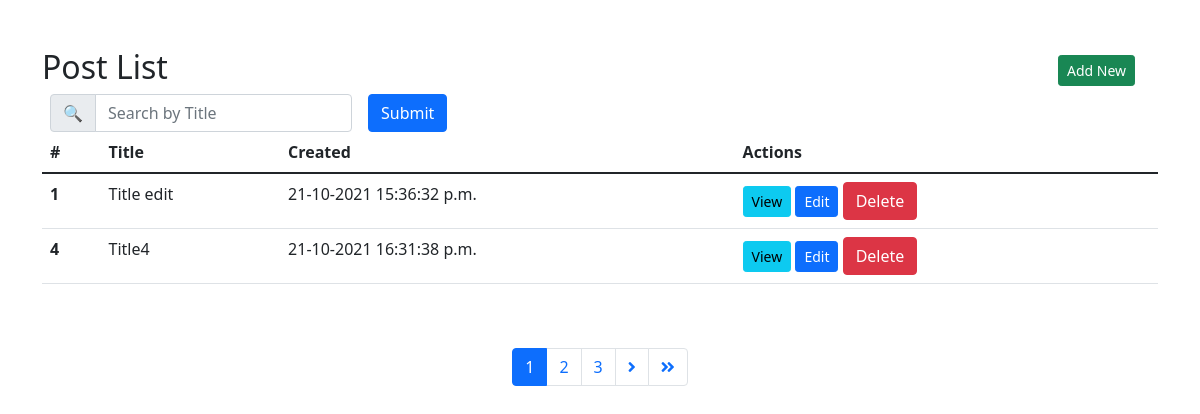
Before: / with the older database file.
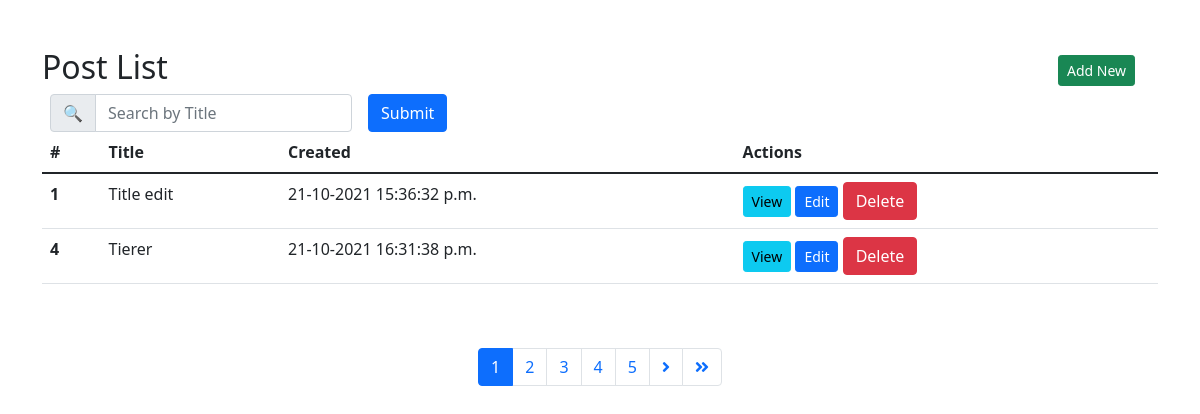
After: the same page with the newer database file.
### blog/models.py (models this page shows, shortened)
class Post(models.Model):
    title = models.CharField(max_length=100)
    description = models.TextField()
    is_active = models.BooleanField(default=False)
    created = models.DateTimeField(auto_now_add=True)
    updated = models.DateTimeField(auto_now=True)
    created_by = models.ForeignKey(
        User, on_delete=models.SET_NULL, related_name="posts", null=True,
        blank=True
    )

### blog/views.py (the view)
# urls.py: path('', post_list, name='post_list'),
def post_list(request):
    posts = Post.objects.filter(is_active=True)
    title = request.GET.get('title')
    if title is not None:
        posts = posts.filter(title__contains=title)
    page = request.GET.get('page', 1)
    paginator = Paginator(posts, 2)
    try:
        posts = paginator.page(page)
    except PageNotAnInteger:
        posts = paginator.page(1)
    except EmptyPage:
        posts = paginator.page(paginator.num_pages)
    context = {
        'posts': posts,
    }
    return render(request, 'list.html', context)

### templates/list.html (shortened to what this page needs)
{% extends 'base.html' %}
{% block body %}
<div class="container py-5">
    <div class="row">
        <div class="col">
            <h2>Post List
                <span class="float-right" style="display: inline-block;width: 100px;float: right;">
                    <a href="{% url 'post_create' %}" class="btn btn-success btn-sm">Add New</a>
                </span>
            </h2>
            <form class="row row-cols-lg-auto g-3 align-items-center" action="" method="GET">
                <div class="col-12">
                  <div class="input-group">
                    <div class="input-group-text">&#128269</div>
                    <input type="text" name="title" class="form-control" id="inlineFormInputGroupUsername" placeholder="Search by Title">
                  </div>
                </div>
                <div class="col-12">
                  <button type="submit" class="btn btn-primary">Submit</button>
                </div>
              </form>
            <table class="table">
                <thead>
                  <tr>
                    <th scope="col">#</th>
                    <th scope="col">Title</th>
                    <th scope="col">Created</th>
                    <th scope="col">Actions</th>
                  </tr>
                </thead>
                <tbody>
                    {% for post in posts %}
                    <tr>
                        <th scope="row">{{ post.pk }}</th>
                        <td>{{ post.title }}</td>
                        <td>{{ post.created|date:'d-m-Y H:i:s a' }}</td>
                        <td>
                            <a href="{% url 'post_detail' post.pk %}" class="btn btn-info btn-sm">View</a>
                            <a href="{% url 'post_update' post.pk %}" class="btn btn-primary btn-sm">Edit</a>
                            <button type="button" class="btn btn-danger" data-bs-toggle="modal" data-bs-target="#exampleModal-{{post.pk}}">
                                Delete
                            </button>
                        </td>
                    </tr>
                    {% endfor %}
                </tbody>
              </table>
            <div class="col-md-12 py-5">
                <nav aria-label="Page navigation example">
                    <ul class="pagination justify-content-center">
                        {% for num in posts.paginator.page_range %}
                            {% if posts.number == num %}
                                <li class="page-item active">
                                    <a class="page-link">{{ num }}</a>
                                </li>
                            {% elif num > posts.number|add:'-5' and num < posts.number|add:'5' %}
                                <li class="page-item">
                                    <a class="page-link" href="?page={{ num }}">{{ num }}</a>
                                </li>
                            {% endif %}
                        {% endfor %}
                        {% if posts.has_next %}
                            <li class="page-item">
                                <a class="page-link" href="?page={{ posts.next_page_number }}">
                                    <i class="fa fa-angle-right" aria-hidden="true"></i>
                                </a>
                            </li>
                            <li class="page-item">
                                <a class="page-link" href="?page={{ posts.paginator.num_pages }}">
                                    <i class="fa fa-angle-double-right" aria-hidden="true"></i>
                                </a>
                            </li>
                        {% endif %}
                    </ul>
                </nav>
            </div>
        </div>
    </div>
</div>
{% endblock %}

Changed rows visible on the page:
changed Post id 4: title "Title4" → "Tierer"
Other visible differences:
new list line: "4"
new list line: "5"
